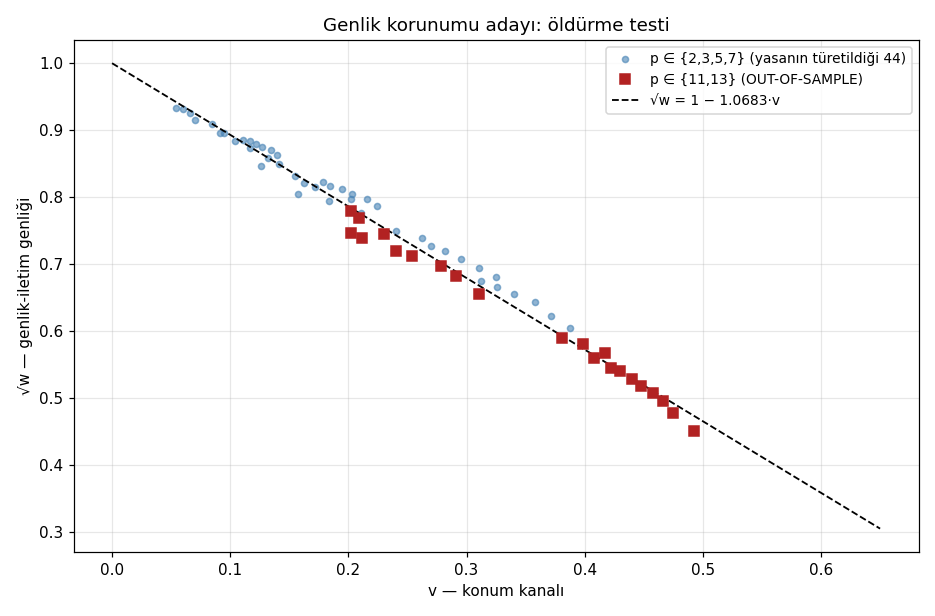

Python code for this plot:
"""
68 — ADAY YASANIN ÖLDÜRME TESTİ: p=11,13 OUT-OF-SAMPLE (18 Ağustos 2026)
==========================================================================

Aday yasa (67): √w + b·v = 1, b = 1.0683 (a≡1 sabitli fit; yalnız
p∈{2,3,5,7}, τ≤0.197 çiftlerinden).

Test: p=11 ve 13 için w ŞİMDİ ölçülüyor (yasa türetiminde yok) —
τ=0.20-0.26 bölgesi de menzil dışı. Öngörü: √w = 1 − 1.0683·v.

Ölçüm: 11 pencere (41'in 6'sı + 55'in 4'ü + Odlyzko), 6-asal regresyon
(g̃, g̃² kontrollü, tmid fazları — 56 konvansiyonu).
"""

import numpy as np
import mpmath as mp
import matplotlib.pyplot as plt
from pathlib import Path

HERE = Path(__file__).resolve().parent
TWO_PI = 2 * np.pi
A = (np.e**2 - 5) / 2
B0, B1 = 2.7580, -0.0543
T0_ODL = 267653395647
PRIMES6 = [2, 3, 5, 7, 11, 13]
B_LAW = 1.0683

mp.mp.dps = 30

def measure_wv(gaps, amps, tmid, anchored=False):
    Lw = np.log(((T0_ODL + tmid) if anchored else tmid) / TWO_PI)
    g_u = gaps * Lw / TWO_PI
    a_u = amps / np.sqrt(A * Lw + B0 + B1 / Lw)
    a_u /= np.sqrt((a_u**2).mean())
    ya, yg = np.log(a_u), np.log(g_u)
    cols_w = [np.ones_like(ya), g_u, g_u**2]
    cols_v = [np.ones_like(yg)]
    for p in PRIMES6:
        ph0 = float(mp.fmod(T0_ODL * mp.log(p), 2 * mp.pi)) if anchored else 0.0
        arg = ph0 + tmid * np.log(p)
        cols_w += [np.cos(arg), np.sin(arg)]
        cols_v += [np.cos(arg), np.sin(arg)]
    Xw = np.vstack(cols_w).T
    bw, *_ = np.linalg.lstsq(Xw, ya, rcond=None)
    sew = np.sqrt((ya - Xw @ bw).var() * np.diag(np.linalg.inv(Xw.T @ Xw)))
    Xv = np.vstack(cols_v).T
    bv, *_ = np.linalg.lstsq(Xv, yg, rcond=None)
    out = []
    L = float(Lw.mean())
    for i, p in enumerate(PRIMES6):
        w_p = bw[3 + 2 * i] / p**-0.5
        se_p = sew[3 + 2 * i] / p**-0.5
        v_p = np.hypot(bv[1 + 2 * i], bv[2 + 2 * i]) / p**-0.5
        out.append((p, np.log(p) / L, w_p, se_p, v_p))
    return L, out

WINDOWS = []
d41 = np.load(HERE / "41_bigT_windows.npz")
for k in sorted({x.split("_")[1] for x in d41.files}, key=lambda s: int(s[:-1])):
    WINDOWS.append((d41[f"gaps_{k}"], d41[f"amps_{k}"], d41[f"tmid_{k}"], False))
for f in ["55_win_1e+08.npz", "55_win_1e+09.npz", "55_win_1e+10.npz", "55_win_1e+11.npz"]:
    d = np.load(HERE / f)
    WINDOWS.append((d["gaps"], d["amps"], d["tmid"], False))
d53 = np.load(HERE / "53_odlyzko_amps.npz")
WINDOWS.append((d53["gaps"], d53["max_amps"], d53["t_mid"], True))

new_pairs, old_pairs = [], []
for gaps, amps, tmid, anch in WINDOWS:
    L, rows = measure_wv(gaps, amps, tmid, anchored=anch)
    for p, tau, w_p, se_p, v_p in rows:
        rec = (tau, w_p, se_p, v_p, p, L)
        (new_pairs if p in (11, 13) else old_pairs).append(rec)

print("OUT-OF-SAMPLE: p=11,13 çiftleri (yasa bunları hiç görmedi)")
print(f"{'p':>3} {'L':>6} {'τ':>6} {'v':>7} {'√w ölç':>8} {'√w öngörü':>10} {'fark':>7} {'σ':>5}")
devs = []
for tau, w_p, se_p, v_p, p, L in sorted(new_pairs):
    if w_p <= 0:
        print(f"{p:>3} {L:>6.2f} {tau:>6.3f}  w<0 ölçüldü ({w_p:.3f}) — atlandı")
        continue
    sq_m = np.sqrt(w_p)
    sq_pred = 1 - B_LAW * v_p
    se_sq = se_p / (2 * sq_m)
    dev = sq_m - sq_pred
    devs.append((dev, se_sq))
    print(f"{p:>3} {L:>6.2f} {tau:>6.3f} {v_p:>7.3f} {sq_m:>8.4f} {sq_pred:>10.4f} "
          f"{dev:>+7.4f} {abs(dev)/se_sq:>5.1f}")

dv = np.array([d for d, s in devs])
print(f"\nYENİ çiftler: ortalama fark {dv.mean():+.4f}, RMS {np.sqrt((dv**2).mean()):.4f}")
print(f"(Eski 44 çiftin taban RMS'i 0.0091 idi — kıyas ölçütü)")

# grafik: tüm çiftler tek doğru üstünde mi?
fig, ax = plt.subplots(figsize=(8.5, 5.6))
op = np.array([(v_p, np.sqrt(w_p)) for tau, w_p, se_p, v_p, p, L in old_pairs if w_p > 0])
npr = np.array([(v_p, np.sqrt(w_p)) for tau, w_p, se_p, v_p, p, L in new_pairs if w_p > 0])
ax.plot(op[:, 0], op[:, 1], "o", ms=4, c="steelblue", alpha=0.6,
        label="p ∈ {2,3,5,7} (yasanın türetildiği 44)")
ax.plot(npr[:, 0], npr[:, 1], "s", ms=7, c="firebrick", zorder=5,
        label="p ∈ {11,13} (OUT-OF-SAMPLE)")
xx = np.linspace(0, 0.65, 50)
ax.plot(xx, 1 - B_LAW * xx, "k--", lw=1.2, label=f"√w = 1 − {B_LAW}·v")
ax.set_xlabel("v — konum kanalı"); ax.set_ylabel("√w — genlik-iletim genliği")
ax.set_title("Genlik korunumu adayı: öldürme testi")
ax.legend(fontsize=9); ax.grid(alpha=0.3)
plt.tight_layout()
out = HERE / "68_oldurme_testi.png"
plt.savefig(out, dpi=110)
print(f"\nGrafik: {out.name}")
